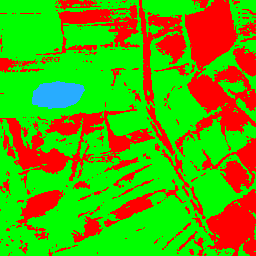
#> input picture SuperResolution/classification/confusionTEST/label/test01.png, 256 x 256 px, found by its file name; its folder holds only this picture in this run
$ python confusionmat_vihu.py
#> lines starting #> are read from the running program, lines starting #| are printed output that depends on the picture
import numpy as np
import cv2
import os

"""
混淆矩阵
P\L     P    N
P      TP    FP
N      FN    TN
"""
#  获取颜色字典
#  labelFolder 标签文件夹,之所以遍历文件夹是因为一张标签可能不包含所有类别颜色
#  classNum 类别总数(含背景)
def color_dict(labelFolder, classNum):
#> called with classNum = 3
    colorDict = []
    #  获取文件夹内的文件名
    ImageNameList = os.listdir(labelFolder)
    for i in range(len(ImageNameList)):
        ImagePath = labelFolder + "/" + ImageNameList[i]
        img = cv2.imread(ImagePath).astype(np.uint32)
        #  如果是灰度，转成RGB
        if(len(img.shape) == 2):
            img = cv2.cvtColor(img, cv2.COLOR_GRAY2RGB).astype(np.uint32)
        #  为了提取唯一值，将RGB转成一个数
        img_new = img[:,:,0] * 1000000 + img[:,:,1] * 1000 + img[:,:,2]
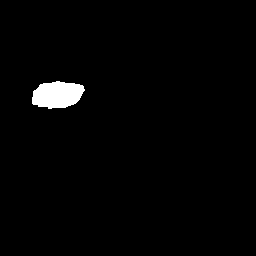
#> img_new: shape (256, 256) uint32; min 255, max 255172040, mean 4530585; drawn with min black and max white
        unique = np.unique(img_new)
#> unique = [255, 255000, 255172040]
        #  将第i个像素矩阵的唯一值添加到colorDict中
        for j in range(unique.shape[0]):
            colorDict.append(unique[j])
#> after the loop, colorDict = [255, 255000, 255172040]
        #  对目前i个像素矩阵里的唯一值再取唯一值
        colorDict = sorted(set(colorDict))
        #  若唯一值数目等于总类数(包括背景)ClassNum，停止遍历剩余的图像
        if(len(colorDict) == classNum):
            break
    #  存储颜色的BGR字典，用于预测时的渲染结果
    colorDict_BGR = []
    for k in range(len(colorDict)):
        #  对没有达到九位数字的结果进行左边补零(eg:5,201,111->005,201,111)
        color = str(colorDict[k]).rjust(9, '0')
        #  前3位B,中3位G,后3位R
        color_BGR = [int(color[0 : 3]), int(color[3 : 6]), int(color[6 : 9])]
        colorDict_BGR.append(color_BGR)
#> this loop made 3 passes
#> (color, color_BGR) on passes 1 to 3: ('000000255', [0, 0, 255]), ('000255000', [0, 255, 0]), ('255172040', [255, 172, 40])
#> after the loop, colorDict_BGR = [[0, 0, 255], [0, 255, 0], [255, 172, 40]]
    #  转为numpy格式
    colorDict_BGR = np.array(colorDict_BGR)
    #  存储颜色的GRAY字典，用于预处理时的onehot编码
    colorDict_GRAY = colorDict_BGR.reshape((colorDict_BGR.shape[0], 1 ,colorDict_BGR.shape[1])).astype(np.uint8)
#> colorDict_GRAY = [[0, 0, 255], [0, 255, 0], [255, 172, 40]]
    colorDict_GRAY = cv2.cvtColor(colorDict_GRAY, cv2.COLOR_BGR2GRAY)
#> colorDict_GRAY = [76, 150, 142]
    return colorDict_BGR, colorDict_GRAY

# [53 lines left out: functions ConfusionMatrix, OverallAccuracy, Precision, Recall, F1Score, IntersectionOverUnion and 2 more, not called in this run]

#################################################################
#  标签图像文件夹
LabelPath = r"G:\WHU-SEN-City\pythonfiles\confusionTEST\label"
#  预测图像文件夹
PredictPath = r"G:\WHU-SEN-City\pythonfiles\confusionTEST\predict"
#  类别数目(包括背景)
classNum = 3
#################################################################

#  获取类别颜色字典
colorDict_BGR, colorDict_GRAY = color_dict(LabelPath, classNum)
#> colorDict_BGR = [[0, 0, 255], [0, 255, 0], [255, 172, 40]]; colorDict_GRAY = [76, 150, 142]

#  获取文件夹内所有图像
labelList = os.listdir(LabelPath)
#> (the run stopped early here; a loop or call above may not have finished)
